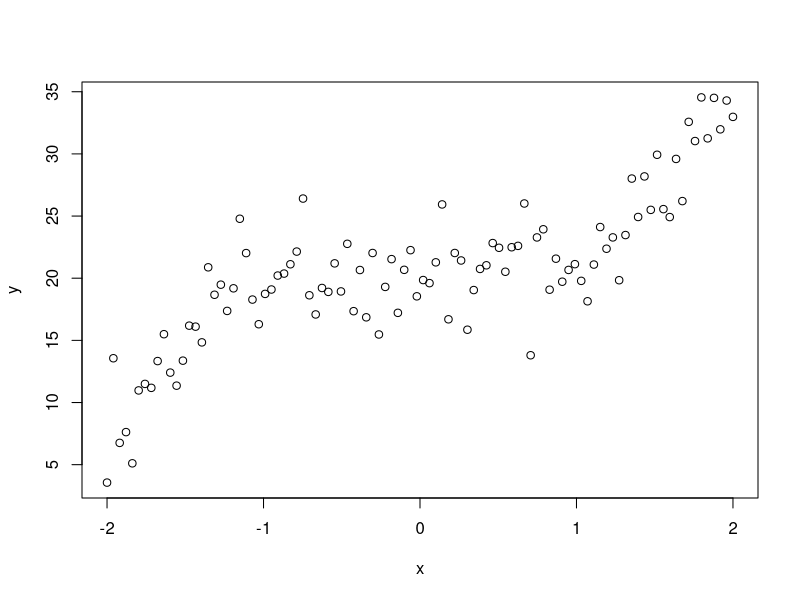
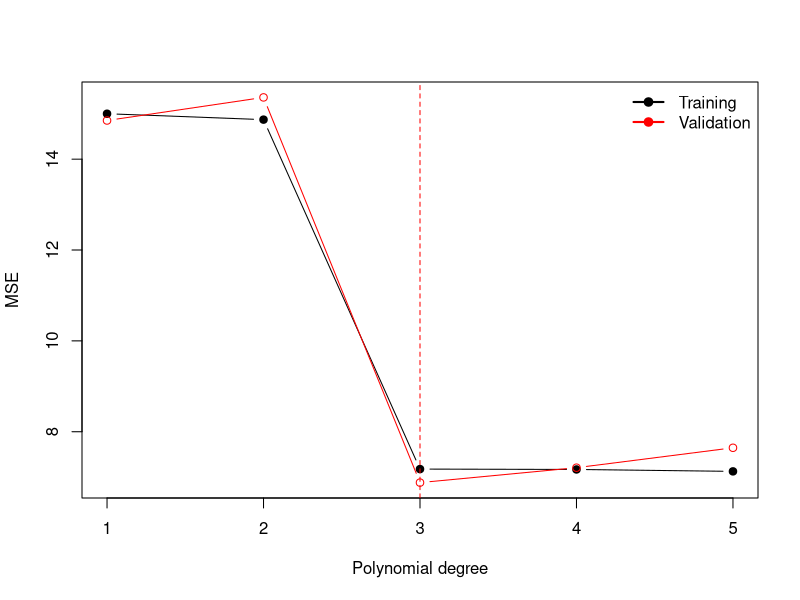
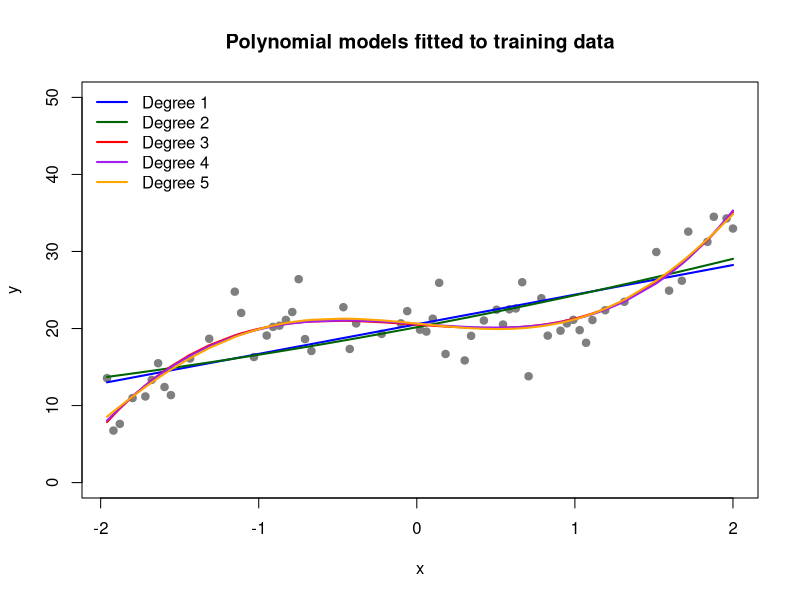

The R source for these figures, in order:
# ------------------------------------------------------------
# Model selection with polynomial regression
# ------------------------------------------------------------
rm(list = ls())
set.seed(12)

# Generate data from a cubic model
n <- 100
x <- seq(-2, 2, length.out = n)

beta_0 <- 20
beta_1 <- -1
beta_2 <- 0.5
beta_3 <- 2
sigma <- 3

y <- beta_0 +
  beta_1 * x +
  beta_2 * x^2 +
  beta_3 * x^3 +
  rnorm(n, mean = 0, sd = sigma)


data <- data.frame(x = x, y = y)
plot(data)

# ------------------------------------------------------------
# Split data: 60% training, 20% validation, 20% test
# ------------------------------------------------------------

# ------------------------------------------------------------
# Split data into training, validation and test sets
# ------------------------------------------------------------

split_prop <- c(
  train = 0.60,
  validation = 0.20,
  test = 0.20
)

stopifnot(sum(split_prop) == 1)

# Number of observations in each set
n_train <- floor(n * split_prop["train"])
n_validation <- floor(n * split_prop["validation"])
n_test <- n - n_train - n_validation

# Random permutation of observations
index <- sample(seq_len(n))

# Indices for each set
train_index <- index[seq_len(n_train)]

val_index <- index[
  (n_train + 1):(n_train + n_validation)
]

test_index <- index[
  (n_train + n_validation + 1):n
]

# Create data sets
train_data <- data[train_index, ]
val_data <- data[val_index, ]
test_data <- data[test_index, ]

# Check sizes
c(
  train = nrow(train_data),
  validation = nrow(val_data),
  test = nrow(test_data)
)


# ------------------------------------------------------------
# Fit five candidate models on training data
# ------------------------------------------------------------


model_1 <- lm(
  y ~ x,
  data = train_data
)

model_2 <- lm(
  y ~ x + I(x^2),
  data = train_data
)

model_3 <- lm(
  y ~ x + I(x^2) + I(x^3),
  data = train_data
)

model_4 <- lm(
  y ~ x + I(x^2) + I(x^3) + I(x^4),
  data = train_data
)

model_5 <- lm(
  y ~ x + I(x^2) + I(x^3) + I(x^4) + I(x^5),
  data = train_data
)


# ------------------------------------------------------------
# Predictions on training data
# ------------------------------------------------------------

pred1_train <- predict(model_1)
pred2_train <- predict(model_2)
pred3_train <- predict(model_3)
pred4_train <- predict(model_4)
pred5_train <- predict(model_5)



# ------------------------------------------------------------
# Predictions on validation data
# ------------------------------------------------------------

pred1_val <- predict(model_1, newdata = val_data)
pred2_val <- predict(model_2, newdata = val_data)
pred3_val <- predict(model_3, newdata = val_data)
pred4_val <- predict(model_4, newdata = val_data)
pred5_val <- predict(model_5, newdata = val_data)



# ------------------------------------------------------------
# Calculate training MSE
# ------------------------------------------------------------

mse1_train <- mean((train_data$y - pred1_train)^2)
mse2_train <- mean((train_data$y - pred2_train)^2)
mse3_train <- mean((train_data$y - pred3_train)^2)
mse4_train <- mean((train_data$y - pred4_train)^2)
mse5_train <- mean((train_data$y - pred5_train)^2)

train_mse <- c(
  mse1_train,
  mse2_train,
  mse3_train,
  mse4_train,
  mse5_train
)


# ------------------------------------------------------------
# Calculate validation MSE
# ------------------------------------------------------------

mse1_val <- mean((val_data$y - pred1_val)^2)
mse2_val <- mean((val_data$y - pred2_val)^2)
mse3_val <- mean((val_data$y - pred3_val)^2)
mse4_val <- mean((val_data$y - pred4_val)^2)
mse5_val <- mean((val_data$y - pred5_val)^2)

validation_mse <- c(
  mse1_val,
  mse2_val,
  mse3_val,
  mse4_val,
  mse5_val
)



# ------------------------------------------------------------
# collect results in a data.frame:
# ------------------------------------------------------------

results <- data.frame(
  degree = 1:5,
  train_mse=train_mse,
  validation_mse = validation_mse
)

print(results)


# ------------------------------------------------------------
# Select the model with lowest validation MSE
# ------------------------------------------------------------

models <- list(
  model_1,
  model_2,
  model_3,
  model_4,
  model_5
)

best_degree <- which.min(validation_mse)
best_model <- models[[best_degree]]

cat("Selected polynomial degree:", best_degree, "\n")


# ------------------------------------------------------------
# Evaluate selected model on test data
# ------------------------------------------------------------

test_predictions <- predict(
  best_model,
  newdata = test_data
)

test_mse <- mean(
  (test_data$y - test_predictions)^2
)

cat("Final model - Train MSE:",mse3_train,"Validation MSE:",mse3_val ,"Test MSE:", test_mse, "\n")


# ------------------------------------------------------------
# Plot validation MSE
# ------------------------------------------------------------

plot(
  1:5,
  train_mse,
  type = "b",
  pch = 19,
  xlab = "Polynomial degree",
  ylab = "MSE",
  xaxt = "n",ylim=c(min(validation_mse,train_mse),max(validation_mse,train_mse))
)
lines(1:5,validation_mse,col="red",t="b")

axis(1, at = 1:5)

abline(
  v = best_degree,
  lty = 2,
  col = "red"
)
legend(
  "topright",
  legend = c("Training", "Validation"),
  col = c("black", "red"),
  lty = 1,
  pch = 19,
  lwd = 2,
  bty = "n"
)

# ------------------------------------------------------------
# Plot training data and fitted polynomial models
# ------------------------------------------------------------

# Sort training data by x
ord <- order(train_data$x)

# Plot training data
plot(
  train_data$x,
  train_data$y,
  pch = 19,
  col = "grey50",
  xlab = "x",
  ylab = "y",
  main = "Polynomial models fitted to training data",
  ylim=c(0,50)
)

# Add fitted models
lines(
  train_data$x[ord],
  pred1_train[ord],
  col = "blue",
  lwd = 2
)

lines(
  train_data$x[ord],
  pred2_train[ord],
  col = "darkgreen",
  lwd = 2
)

lines(
  train_data$x[ord],
  pred3_train[ord],
  col = "red",
  lwd = 2
)

lines(
  train_data$x[ord],
  pred4_train[ord],
  col = "purple",
  lwd = 2
)

lines(
  train_data$x[ord],
  pred5_train[ord],
  col = "orange",
  lwd = 2
)

# Add legend
legend(
  "topleft",
  legend = paste("Degree", 1:5),
  col = c(
    "blue",
    "darkgreen",
    "red",
    "purple",
    "orange"
  ),
  lty = 1,
  lwd = 2,
  bty = "n"
)
